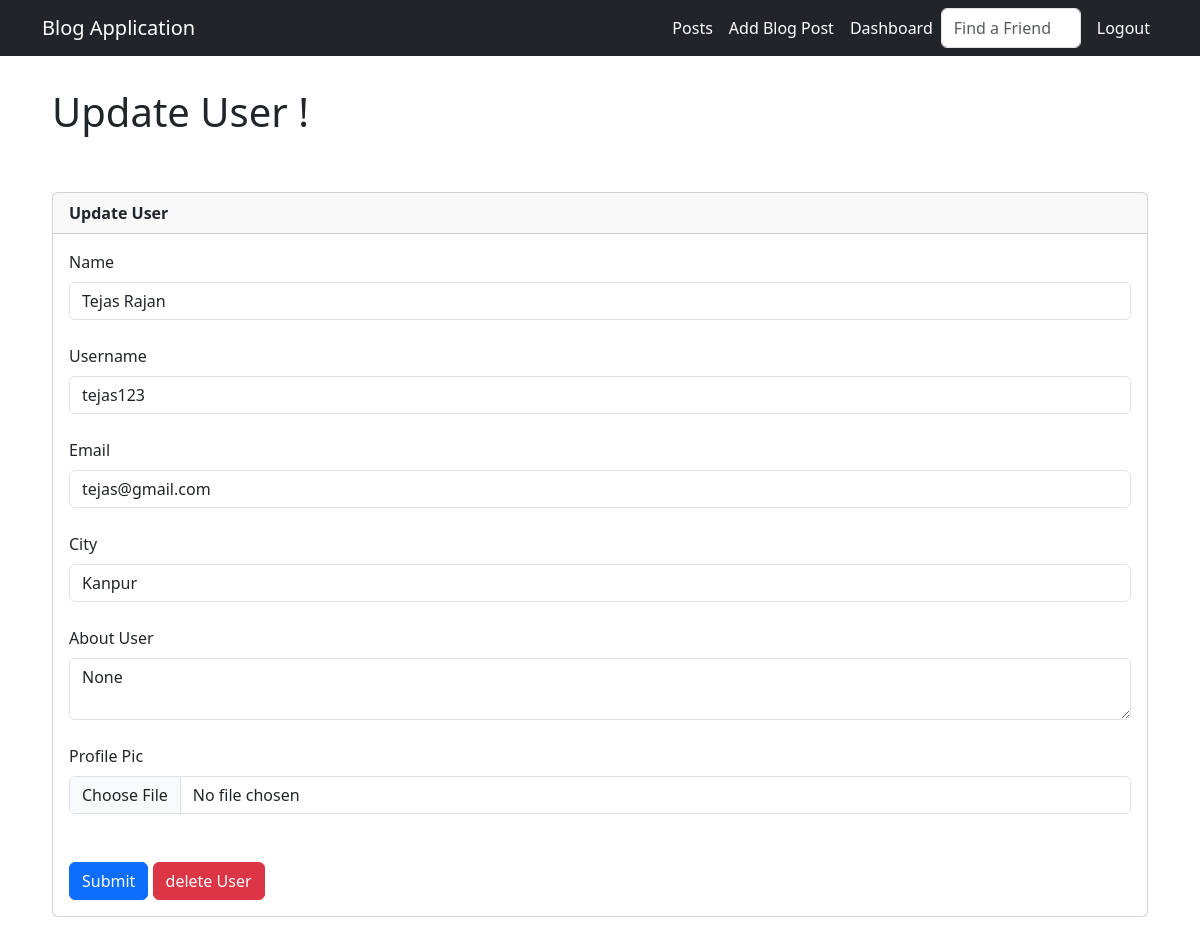
Screenshot of /update/2 (signed in) with the database file from the repository.
### application/models.py (models this page shows, shortened)
class Users(db.Model, UserMixin):
    user_id = db.Column(db.Integer, primary_key=True)
    name = db.Column(db.String, nullable = False)
    username = db.Column(db.String(20), nullable = False, unique = True)
    email = db.Column(db.String, unique=True,nullable = False )
    city = db.Column(db.String, nullable = False)
    join_date = db.Column(db.DateTime, default = datetime.utcnow)
    hashed_password = db.Column(db.String(128))
    profile_pic = db.Column(db.String(), nullable = True)
    posts = db.relationship('Posts', backref = "poster")
    comments = db.relationship('Comment', backref = "user", passive_deletes = True)
    likes = db.relationship('Like', backref = "user", passive_deletes = True)
    followed = db.relationship('Follow_unfollow',
                               foreign_keys=[Follow_unfollow.follower_id],
                               backref=db.backref('follower', lazy='joined'),
                               lazy='dynamic')
    followers = db.relationship('Follow_unfollow',
                            foreign_keys=[Follow_unfollow.followed_by_id],
                            backref=db.backref('followed', lazy='joined'),
                            lazy='dynamic')
    about_user = db.Column(db.String, nullable = True)
    @property
    def password(self):
        raise AttributeError('You can not read Password !')

### application/controllers.py (the view)
@app.route("/update/<int:user_id>",methods = ["GET","POST"])
@login_required
def update(user_id):
    form = UserForm()
    name_to_update = Users.query.get_or_404(user_id)
    if request.method == 'POST':
        name_to_update.name = request.form['name']
        name_to_update.email = request.form['email']
        name_to_update.city = request.form['city']
        name_to_update.username = request.form['username']
        name_to_update.about_user = request.form['about_user']
        if request.files['profile_pic']:
            name_to_update.profile_pic = request.files['profile_pic']
            pic_filename = secure_filename(name_to_update.profile_pic.filename)
            pic_name = str(uuid.uuid1()) + "_" + pic_filename
            saver = request.files['profile_pic']
            name_to_update.profile_pic = pic_name
            try:
                db.session.commit()
                saver.save(os.path.join(app.config['UPLOAD_FOLDER'], pic_name))
                return redirect(url_for('dashboard'))
            except:
                return render_template('update.html', form = form, name_to_update = name_to_update, user_id = user_id)
        else:
            db.session.commit()
            return redirect(url_for('dashboard'))
    else:
        return render_template('update.html', form = form, name_to_update = name_to_update, user_id = user_id )

### application/webforms.py
class UserForm(FlaskForm):
    name = StringField("Name", validators=[DataRequired()])
    username = StringField("Username", validators=[DataRequired()])
    email = StringField("Email", validators=[DataRequired()])
    city = StringField("City", validators=[DataRequired()])
    about_user = TextAreaField("About User")
    profile_pic = FileField("Profile Pic")
    hashed_password = PasswordField('Password', validators=[DataRequired(), EqualTo('hashed_password2')])
    hashed_password2 = PasswordField('Confirm password', validators=[DataRequired()])
    submit = SubmitField("Submit")

class SearchForm(FlaskForm):
    searched = StringField("Searched", validators=[DataRequired()])
    submit = SubmitField("Submit")

### application/controllers.py (called while the page is built)
@login_manager.user_loader
def load_user(user_id):
    return Users.query.get(int(user_id))

@app.context_processor
def base():
    form = SearchForm()
    return dict(form = form)

### templates/update.html (shortened to what this page needs)
{% extends 'base.html' %}
{% block content %}
{% if user_id == current_user.user_id %}
    <h1>Update User !</h1>
        <br><br>
        <div class="card">
            <div class="card-header">
            <strong>Update User</strong>
            </div>
            <div class="card-body">
                    <div>
                            <form method="POST" enctype="multipart/form-data" >
                                {{ form.name.label(class = "form-label") }}
                                {{ form.name(value = name_to_update.name, class = "form-control") }}
                                <br>
                                {{ form.username.label(class = "form-label") }}
                                {{ form.username(value = name_to_update.username, class = "form-control") }}
                                <br>
                                {{ form.email.label(class = "form-label") }}
                                {{ form.email(value = name_to_update.email, class = "form-control") }}
                                <br>
                                {{ form.city.label(class = "form-label") }}
                                {{ form.city(value = name_to_update.city, class = "form-control") }}
                                <br>
                                {{ form.about_user.label(class = "form-label") }}
                                <textarea name="about_user" class="form-control">{{ name_to_update.about_user }}
                                </textarea>
                                <br>
                                {{ form.profile_pic.label(class = "form-label") }}
                                {{ form.profile_pic(value = name_to_update.profile_pic, class = "form-control") }}
                                <br><br>
                                {{ form.submit(class="btn btn-primary") }}
                                <a href="{{ url_for('delete', user_id = user_id) }}" class="btn btn-danger">delete User</a>
                            </form>
                        </div>
            </div>
    </div>
{% else %}
        <h2>you have to log in first !! </h2>
{% endif %}
{% endblock %}

### static/style.css (style rules this page uses)
body { margin: 40px; }

### rows the page displays
Users: name "Tejas Rajan", username "tejas123", email "tejas@gmail.com", city "Kanpur", about_user "None"
